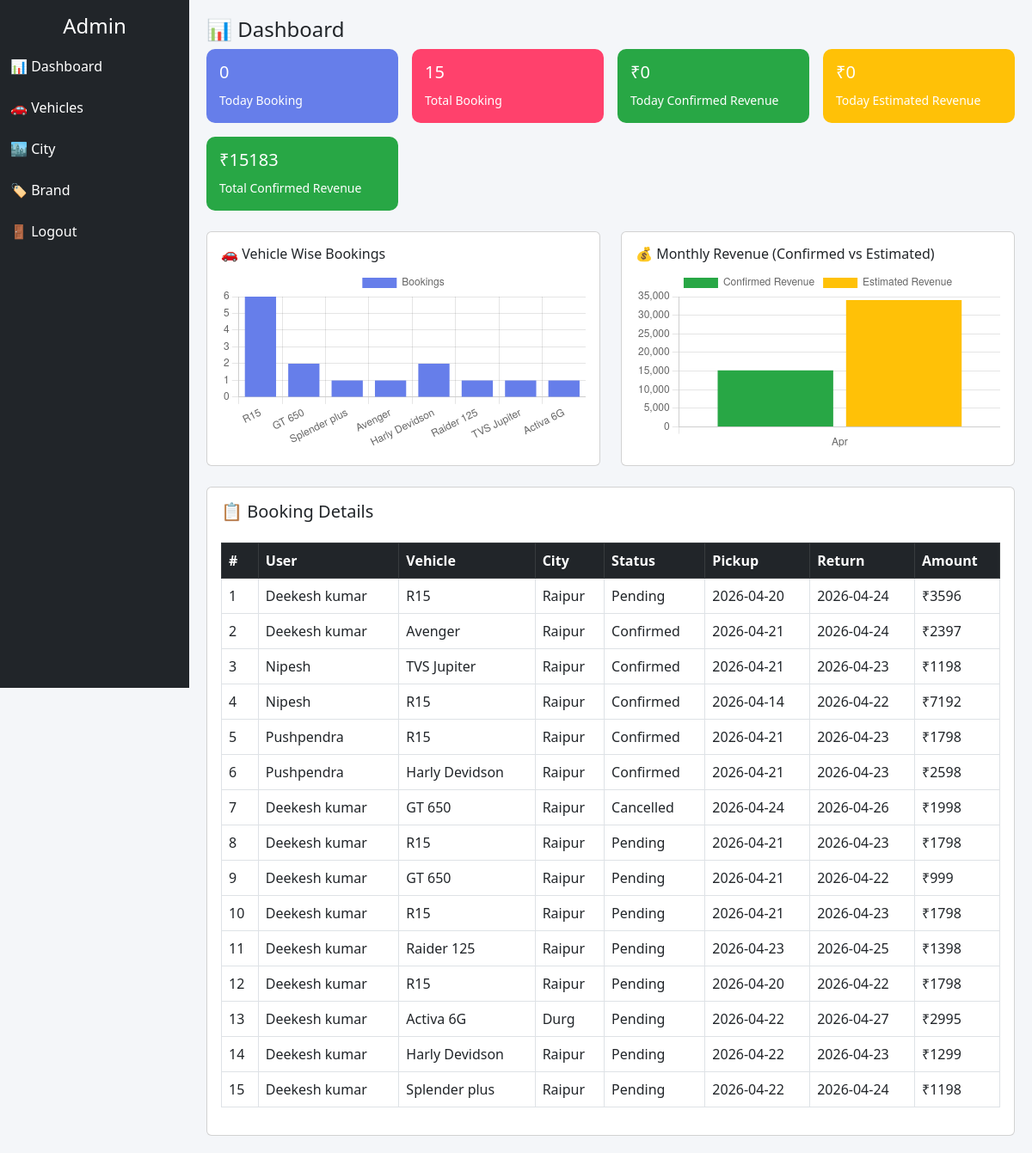
Page /dashboard2.php (signed in) on the committed database.
### tables this page shows
CREATE TABLE `bookings` (
  `id` int(11) NOT NULL,
  `vehicle_id` int(11) DEFAULT NULL,
  `pickup_date` date DEFAULT NULL,
  `return_date` date DEFAULT NULL,
  `location` varchar(255) DEFAULT NULL,
  `days` int(11) DEFAULT NULL,
  `total_price` int(11) DEFAULT NULL,
  `created_at` timestamp NOT NULL DEFAULT current_timestamp(),
  `status` varchar(50) DEFAULT 'Pending',
  `user_id` int(11) DEFAULT NULL
);

CREATE TABLE `users` (
  `id` int(11) NOT NULL,
  `name` varchar(100) DEFAULT NULL,
  `mobile` varchar(15) DEFAULT NULL,
  `email` varchar(100) DEFAULT NULL,
  `password` varchar(100) DEFAULT NULL
);

CREATE TABLE `vehicles` (
  `id` int(11) NOT NULL,
  `city` varchar(100) NOT NULL,
  `name` varchar(100) NOT NULL,
  `brand` varchar(100) NOT NULL,
  `engine` varchar(100) DEFAULT NULL,
  `mileage` varchar(50) DEFAULT NULL,
  `fuel` varchar(50) DEFAULT NULL,
  `price` float NOT NULL,
  `image` text NOT NULL
);

CREATE TABLE `city_master` (
  `id` int(11) NOT NULL,
  `city` varchar(100) NOT NULL
);

### dashboard2.php (the view, shortened to what this page needs)
<?php
include "config.php";
$today = date("Y-m-d");
$todayBooking = mysqli_num_rows(mysqli_query($conn,
"SELECT id FROM bookings WHERE DATE(created_at)='$today'"));
$totalBooking = mysqli_num_rows(mysqli_query($conn,
"SELECT id FROM bookings"));
$todayConfirmed = mysqli_fetch_assoc(mysqli_query($conn,
"SELECT SUM(total_price) as t FROM bookings
WHERE DATE(created_at)='$today' AND status='Confirmed'"))['t'] ?? 0;
$todayEstimated = mysqli_fetch_assoc(mysqli_query($conn,
"SELECT SUM(total_price) as t FROM bookings
WHERE DATE(created_at)='$today'"))['t'] ?? 0;
$totalConfirmed = mysqli_fetch_assoc(mysqli_query($conn,
"SELECT SUM(total_price) as t FROM bookings
WHERE status='Confirmed'"))['t'] ?? 0;
$vehicleChart = mysqli_query($conn,"
SELECT V.name as vehicle_name, COUNT(B.id) as total
FROM bookings B
LEFT JOIN vehicles V ON B.vehicle_id = V.id
GROUP BY V.id
");
$vehicleNames = [];
$vehicleCounts = [];
while($row = mysqli_fetch_assoc($vehicleChart)){
    $vehicleNames[] = $row['vehicle_name'];
    $vehicleCounts[] = $row['total'];
}
$chartData = mysqli_query($conn,"
SELECT
MONTH(created_at) as month,
SUM(CASE WHEN status='Confirmed' THEN total_price ELSE 0 END) as confirmed,
SUM(total_price) as estimated
FROM bookings
GROUP BY MONTH(created_at)
");
$months = [];
$confirmedData = [];
$estimatedData = [];
while($row = mysqli_fetch_assoc($chartData)){
    $months[] = date("M", mktime(0,0,0,$row['month'],1));
    $confirmedData[] = $row['confirmed'];
    $estimatedData[] = $row['estimated'];
}
?>
<!DOCTYPE html>
<html>
<head>
<link href="https://cdn.jsdelivr.net/npm/bootstrap@5.3.0/dist/css/bootstrap.min.css" rel="stylesheet">
</head>
<body>
<div class="sidebar">
  <h4 class="text-center mt-3">Admin</h4>
  <a href="dashboard.php">📊 Dashboard</a>
  <a href="vehicle_admin.php">🚗 Vehicles</a>
  <a href="admin_city.php">🏙 City</a>
  <a href="admin_brand.php">🏷 Brand</a>
  <a href="adminlogout.php">🚪 Logout</a>
</div>
<div class="content">
<h4>📊 Dashboard</h4>
<div class="row g-3">
<div class="col-md-3">
<div class="card-box bg1">
<h5><?= $todayBooking ?></h5>
<small>Today Booking</small>
</div>
</div>
<div class="col-md-3">
<div class="card-box bg2">
<h5><?= $totalBooking ?></h5>
<small>Total Booking</small>
</div>
</div>
<div class="col-md-3">
<div class="card-box bg3">
<h5>₹<?= $todayConfirmed ?></h5>
<small>Today Confirmed Revenue</small>
</div>
</div>
<div class="col-md-3">
<div class="card-box bg4">
<h5>₹<?= $todayEstimated ?></h5>
<small>Today Estimated Revenue</small>
</div>
</div>
<div class="col-md-3 mt-3">
<div class="card-box bg3">
<h5>₹<?= $totalConfirmed ?></h5>
<small>Total Confirmed Revenue</small>
</div>
</div>
</div>
<div class="row mt-4">
<div class="col-md-6">
<div class="card p-3">
<h6>🚗 Vehicle Wise Bookings</h6>
<canvas id="vehicleChart"></canvas>
</div>
</div>
<div class="col-md-6">
<div class="card p-3">
<h6>💰 Monthly Revenue (Confirmed vs Estimated)</h6>
<canvas id="revenueChart"></canvas>
</div>
</div>
</div>
<div class="card mt-4 p-3">
<h5>📋 Booking Details</h5>
<table class="table table-bordered mt-3">
<tr class="table-dark">
<th>#</th>
<th>User</th>
<th>Vehicle</th>
<th>City</th>
<th>Status</th>
<th>Pickup</th>
<th>Return</th>
<th>Amount</th>
</tr>
<?php
$sql = "
SELECT B.*, V.name as vehicle_name, C.city, U.name as user_name
FROM bookings B
LEFT JOIN vehicles V ON B.vehicle_id = V.id
LEFT JOIN city_master C ON V.city = C.id
LEFT JOIN users U ON B.user_id = U.id
ORDER BY B.id DESC
";
$res = mysqli_query($conn,$sql);
$i=1;
while($row = mysqli_fetch_assoc($res)){
?>
<tr>
<td><?= $i++ ?></td>
<td><?= $row['user_name'] ?></td>
<td><?= $row['vehicle_name'] ?></td>
<td><?= $row['city'] ?></td>
<td><?= $row['status'] ?></td>
<td><?= $row['pickup_date'] ?></td>
<td><?= $row['return_date'] ?></td>
<td>₹<?= $row['total_price'] ?></td>
</tr>
<?php } ?>
</table>
</div>
</div>
<script>
// VEHICLE CHART
new Chart(document.getElementById("vehicleChart"), {
  type: 'bar',
  data: {
    labels: <?= json_encode($vehicleNames) ?>,
    datasets: [{
      label: "Bookings",
      data: <?= json_encode($vehicleCounts) ?>,
      backgroundColor: "#667eea"
    }]
  }
});
// REVENUE CHART
new Chart(document.getElementById("revenueChart"), {
  type: 'bar',
  data: {
    labels: <?= json_encode($months) ?>,
    datasets: [
      {
        label: "Confirmed Revenue",
        data: <?= json_encode($confirmedData) ?>,
        backgroundColor: "#28a745"
      },
      {
        label: "Estimated Revenue",
        data: <?= json_encode($estimatedData) ?>,
        backgroundColor: "#ffc107"
      }
    ]
  }
});
</script>
</body>
</html>

### dashboard2.php (style rules this page uses)
body { background:#f4f6f9; }
.sidebar { height:100vh; width:220px; position:fixed; background:#212529; color:white; }
.sidebar a { display:block; color:white; padding:12px; text-decoration:none; }
.content { margin-left:220px; padding:20px; }
.card-box { padding:15px; border-radius:10px; color:white; }
.bg1 { background:#667eea; }
.bg2 { background:#ff416c; }
.bg3 { background:#28a745; }
.bg4 { background:#ffc107; }

### rows in the picture
bookings: user.name "Deekesh kumar", vehicle.name "R15", city_master.city "Raipur", status "Pending", pickup_date "2026-04-20", return_date "2026-04-24", total_price "3596"
bookings: user.name "Deekesh kumar", vehicle.name "Avenger", city_master.city "Raipur", status "Confirmed", pickup_date "2026-04-21", return_date "2026-04-24", total_price "2397"
bookings: user.name "Nipesh", vehicle.name "TVS Jupiter", city_master.city "Raipur", status "Confirmed", pickup_date "2026-04-21", return_date "2026-04-23", total_price "1198"
bookings: user.name "Nipesh", vehicle.name "R15", city_master.city "Raipur", status "Confirmed", pickup_date "2026-04-14", return_date "2026-04-22", total_price "7192"
bookings: user.name "Pushpendra", vehicle.name "R15", city_master.city "Raipur", status "Confirmed", pickup_date "2026-04-21", return_date "2026-04-23", total_price "1798"
bookings: user.name "Pushpendra", vehicle.name "Harly Devidson", city_master.city "Raipur", status "Confirmed", pickup_date "2026-04-21", return_date "2026-04-23", total_price "2598"
bookings: user.name "Deekesh kumar", vehicle.name "GT 650", city_master.city "Raipur", status "Cancelled", pickup_date "2026-04-24", return_date "2026-04-26", total_price "1998"
bookings: user.name "Deekesh kumar", vehicle.name "R15", city_master.city "Raipur", status "Pending", pickup_date "2026-04-21", return_date "2026-04-23", total_price "1798"
bookings: user.name "Deekesh kumar", vehicle.name "GT 650", city_master.city "Raipur", status "Pending", pickup_date "2026-04-21", return_date "2026-04-22", total_price "999"
bookings: user.name "Deekesh kumar", vehicle.name "R15", city_master.city "Raipur", status "Pending", pickup_date "2026-04-21", return_date "2026-04-23", total_price "1798"
bookings: user.name "Deekesh kumar", vehicle.name "Raider 125", city_master.city "Raipur", status "Pending", pickup_date "2026-04-23", return_date "2026-04-25", total_price "1398"
bookings: user.name "Deekesh kumar", vehicle.name "R15", city_master.city "Raipur", status "Pending", pickup_date "2026-04-20", return_date "2026-04-22", total_price "1798"
bookings: user.name "Deekesh kumar", vehicle.name "Activa 6G", city_master.city "Durg", status "Pending", pickup_date "2026-04-22", return_date "2026-04-27", total_price "2995"
bookings: user.name "Deekesh kumar", vehicle.name "Harly Devidson", city_master.city "Raipur", status "Pending", pickup_date "2026-04-22", return_date "2026-04-23", total_price "1299"
bookings: user.name "Deekesh kumar", vehicle.name "Splender plus", city_master.city "Raipur", status "Pending", pickup_date "2026-04-22", return_date "2026-04-24", total_price "1198"

### other values in the picture
$todayBooking "0"
$totalBooking "15"
$todayConfirmed "0"
$todayEstimated "0"
$totalConfirmed "15183"
chart data {{ json_encode($vehicleCounts) }} ["6","2","1","1","2","1","1","1"]
chart data {{ json_encode($months) }} ["Apr"]
chart data {{ json_encode($confirmedData) }} ["15183"]
